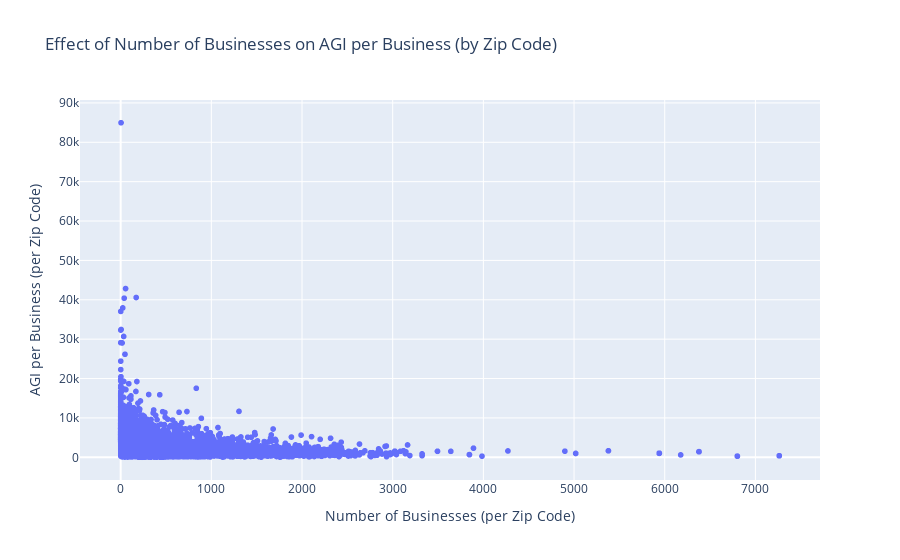

Notebook code cell kept with this figure:
### Markdown cell above
Decided to generate a plot graph that could be hovered over to investigate results.

### Code cell
fig = px.scatter(pandas_df,
                 x='number_of_business',
                 y='AGI per Business',
                 hover_data=['number_of_business', 'AGI per Business', 'zip'], # Add other columns to display on hover
                 labels={'number_of_business': 'Number of Businesses (per Zip Code)',
                         'AGI per Business': 'AGI per Business (per Zip Code)'},
                 title='Effect of Number of Businesses on AGI per Business (by Zip Code)')
fig.show()

### Figure 1 — Plotly figure (JSON) as saved in the notebook; plotly's stock layout.template omitted (floating-point values rounded to 4 significant figures; data arrays with more than 128 entries replaced by an {"elided": "..."} marker saying what was removed)
{"data": [{"customdata": {"elided": "33624x1 int values"}, "hovertemplate": "Number of Businesses (per Zip Code)=%{x}<br>AGI per Business (per Zip Code)=%{y}<br>zip=%{customdata[0]}<extra></extra>", "legendgroup": "", "marker": {"color": "#636efa", "symbol": "circle"}, "mode": "markers", "name": "", "showlegend": false, "type": "scattergl", "x": {"elided": "33624 int values"}, "xaxis": "x", "y": {"elided": "33624 float values"}, "yaxis": "y"}], "layout": {"legend": {"tracegroupgap": 0}, "title": {"text": "Effect of Number of Businesses on AGI per Business (by Zip Code)"}, "xaxis": {"anchor": "y", "domain": [0, 1], "title": {"text": "Number of Businesses (per Zip Code)"}}, "yaxis": {"anchor": "x", "domain": [0, 1], "title": {"text": "AGI per Business (per Zip Code)"}}}}
